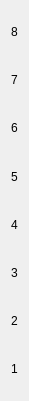
  <widget class="QWidget" name="verticalLayoutWidget_4">
   <property name="geometry">
    <rect>
     <x>220</x>
     <y>100</y>
     <width>21</width>
     <height>401</height>
    </rect>
   </property>
   <layout class="QVBoxLayout" name="verticalLayout_4">
    <item>
     <widget class="QLabel" name="label_8_left">
      <property name="text">
       <string>8</string>
      </property>
      <property name="alignment">
       <set>Qt::AlignCenter</set>
      </property>
     </widget>
    </item>
    <item>
     <widget class="QLabel" name="label_7_left">
      <property name="text">
       <string>7</string>
      </property>
      <property name="alignment">
       <set>Qt::AlignCenter</set>
      </property>
     </widget>
    </item>
    <item>
     <widget class="QLabel" name="label_6_left">
      <property name="text">
       <string>6</string>
      </property>
      <property name="alignment">
       <set>Qt::AlignCenter</set>
      </property>
     </widget>
    </item>
    <item>
     <widget class="QLabel" name="label_5_left">
      <property name="text">
       <string>5</string>
      </property>
      <property name="alignment">
       <set>Qt::AlignCenter</set>
      </property>
     </widget>
    </item>
    <item>
     <widget class="QLabel" name="label_4_left">
      <property name="text">
       <string>4</string>
      </property>
      <property name="alignment">
       <set>Qt::AlignCenter</set>
      </property>
     </widget>
    </item>
    <item>
     <widget class="QLabel" name="label_3_left">
      <property name="text">
       <string>3</string>
      </property>
      <property name="alignment">
       <set>Qt::AlignCenter</set>
      </property>
     </widget>
    </item>
    <item>
     <widget class="QLabel" name="label_2_left">
      <property name="text">
       <string>2</string>
      </property>
      <property name="alignment">
       <set>Qt::AlignCenter</set>
      </property>
     </widget>
    </item>
    <item>
     <widget class="QLabel" name="label_1_left">
      <property name="text">
       <string>1</string>
      </property>
      <property name="alignment">
       <set>Qt::AlignCenter</set>
      </property>
     </widget>
    </item>
   </layout>
  </widget>
